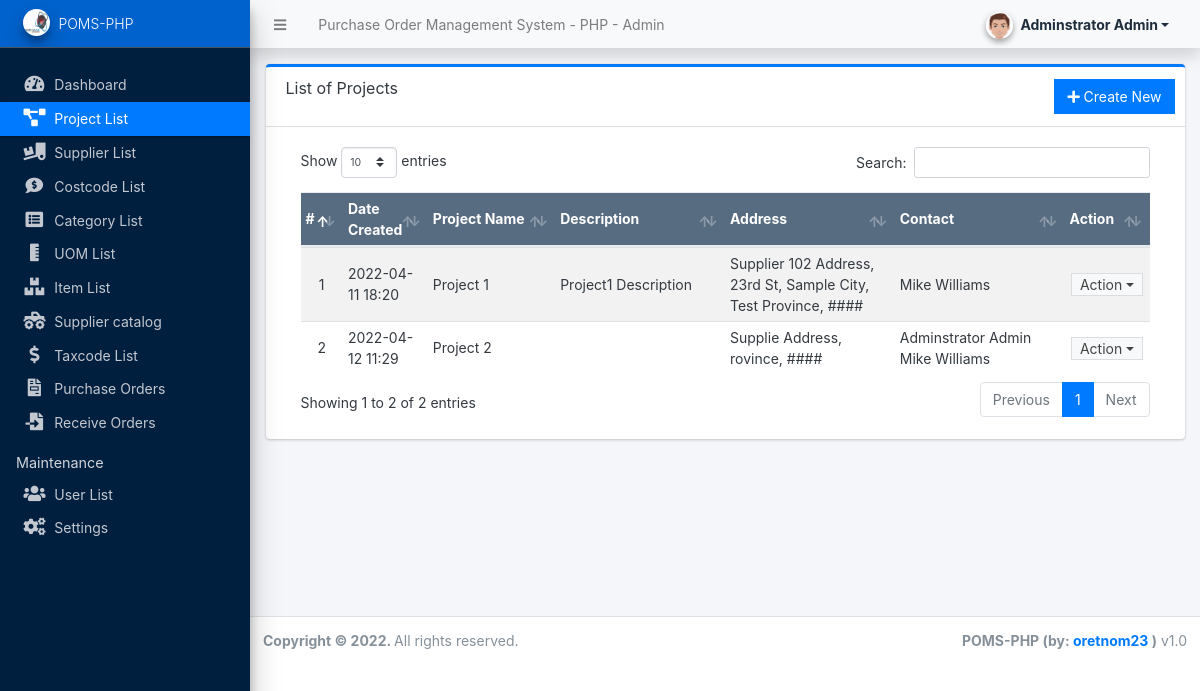
The app's page /admin/?page=projects (signed in) with its own data.
### tables this page shows
CREATE TABLE `project_list` (
  `id` int(30) NOT NULL AUTO_INCREMENT,
  `name` varchar(250) NOT NULL,
  `address` text NOT NULL,
  `contact` varchar(250) NOT NULL,
  `description` text NOT NULL,
  `date_created` datetime NOT NULL DEFAULT current_timestamp(),
  PRIMARY KEY (`id`)
);

CREATE TABLE `users` (
  `id` int(50) NOT NULL AUTO_INCREMENT,
  `firstname` varchar(250) NOT NULL,
  `lastname` varchar(250) NOT NULL,
  `username` text NOT NULL,
  `password` text NOT NULL,
  `avatar` text DEFAULT NULL,
  `last_login` datetime DEFAULT NULL,
  `type` tinyint(1) NOT NULL DEFAULT 0,
  `date_added` datetime NOT NULL DEFAULT current_timestamp(),
  `date_updated` datetime DEFAULT NULL ON UPDATE current_timestamp(),
  PRIMARY KEY (`id`)
);

### admin/projects/index.php (the view, shortened to what this page needs)
<div class="card card-outline card-primary">
	<div class="card-header">
		<h3 class="card-title">List of Projects</h3>
		<div class="card-tools">
			<a href="javascript:void(0)" id="create_new" class="btn btn-flat btn-primary"><span class="fas fa-plus"></span>  Create New</a>
		</div>
	</div>
	<div class="card-body">
		<div class="container-fluid">
        <div class="container-fluid">
			<table class="table table-hover table-striped">
				<colgroup>
					<col width="5%">
					<col width="10%">
					<col width="15%">
					<col width="20%">
					<col width="20%">
					<col width="20%">
					<col width="10%">
				</colgroup>
				<thead>
					<tr class="bg-navy disabled">
						<th>#</th>
						<th>Date Created</th>
						<th>Project Name</th>
						<th>Description</th>
						<th>Address</th>
						<th>Contact</th>
						<th>Action</th>
					</tr>
				</thead>
				<tbody>
					<?php
					$i = 1;
					$qry = $conn->query("SELECT * from `project_list` order by (`name`) asc ");
					while($row = $qry->fetch_assoc()):
						$row['description'] = html_entity_decode($row['description']);
						$row['address'] = html_entity_decode($row['address']);
						$contact_ids = join("','", explode(',', $row['contact']));
						$contact_qry = $conn->query("SELECT * from `users` where id in ('{$contact_ids}') ");
						$contacts = "";
						while($crow = $contact_qry->fetch_assoc()):
							$contacts .= '<p class="m-0">' . $crow['firstname'] . ' ' . $crow['lastname'] . '</p>';
						endwhile;
					?>
						<tr>
							<td class="text-center"><?php echo $i++; ?></td>
							<td><?php echo date("Y-m-d H:i",strtotime($row['date_created'])) ?></td>
							<td><?php echo $row['name'] ?></td>
							<td title="<?php echo $row['description'] ?>"><?php echo $row['description'] ?></td>
							<td title="<?php echo $row['address'] ?>"><?php echo $row['address'] ?></td>
							<td><?php echo $contacts ?></td>
							<td align="center">
								 <button type="button" class="btn btn-flat btn-default btn-sm dropdown-toggle dropdown-icon py-0" data-toggle="dropdown">
				                  		Action
				                  </button>
							</td>
						</tr>
					<?php endwhile; ?>
				</tbody>
			</table>
		</div>
		</div>
	</div>
</div>

### records on screen
project_list: date_created "2022-04-11 18:20", name "Project 1", description "Project1 Description", address "Supplier 102 Address, 23rd St, Sample City, Test Province, ####"
users: firstname "Mike", lastname "Williams"
project_list: date_created "2022-04-12 11:29", name "Project 2", address "Supplie Address, rovince, ####"
users: firstname "Adminstrator", lastname "Admin"

### other values on screen
$_settings->info('name') "Purchase Order Management System - PHP"
$_settings->userdata('firstname').' '.$_settings->userdata('lastname') "Adminstrator Admin"
$_settings->info('short_name') "POMS-PHP"
